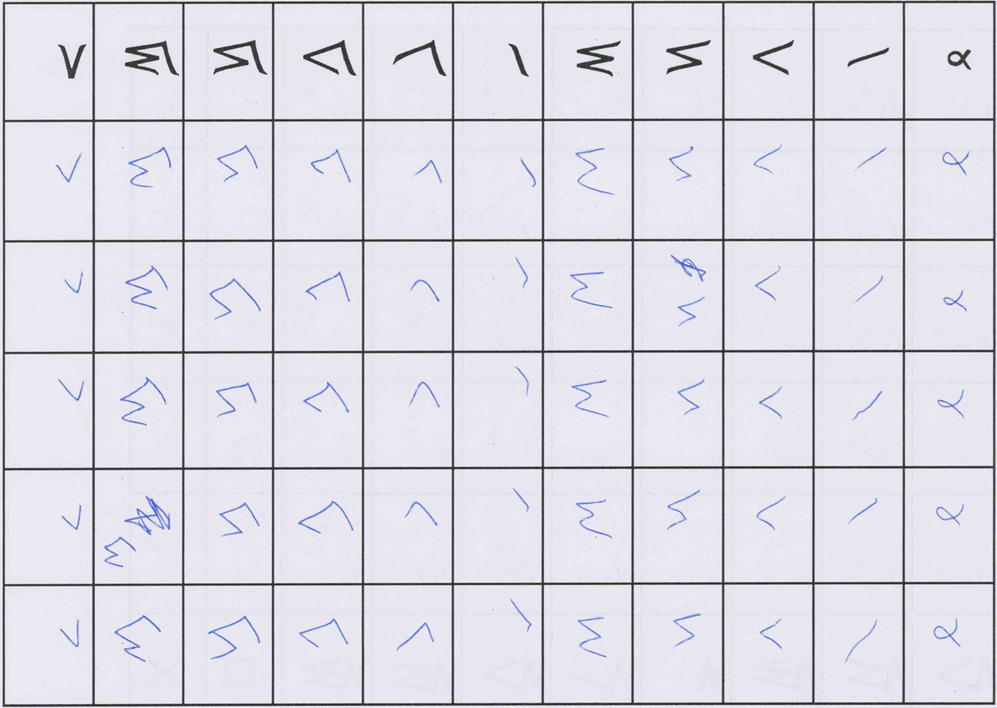
#> input picture ex1/IntroML - Exercise 1/data/runes.png, 997 x 708 px, shrunk from 2147 x 1525 before the run
$ python otsu.py
#> lines starting #> are read from the running program, lines starting #| are printed output that depends on the picture; after the words box and inside, x2 and y2 are one past the last pixel; in counts of white or black regions, pixels touching at a corner belong together
import numpy as np
import cv2
import matplotlib.pyplot as plt
from pathlib import Path


def load_image(path: str) -> np.ndarray:
#> called with path = 'ex1/IntroML - Exercise 1/data/runes.png'
    loaded_image = cv2.imread(path, cv2.IMREAD_GRAYSCALE)
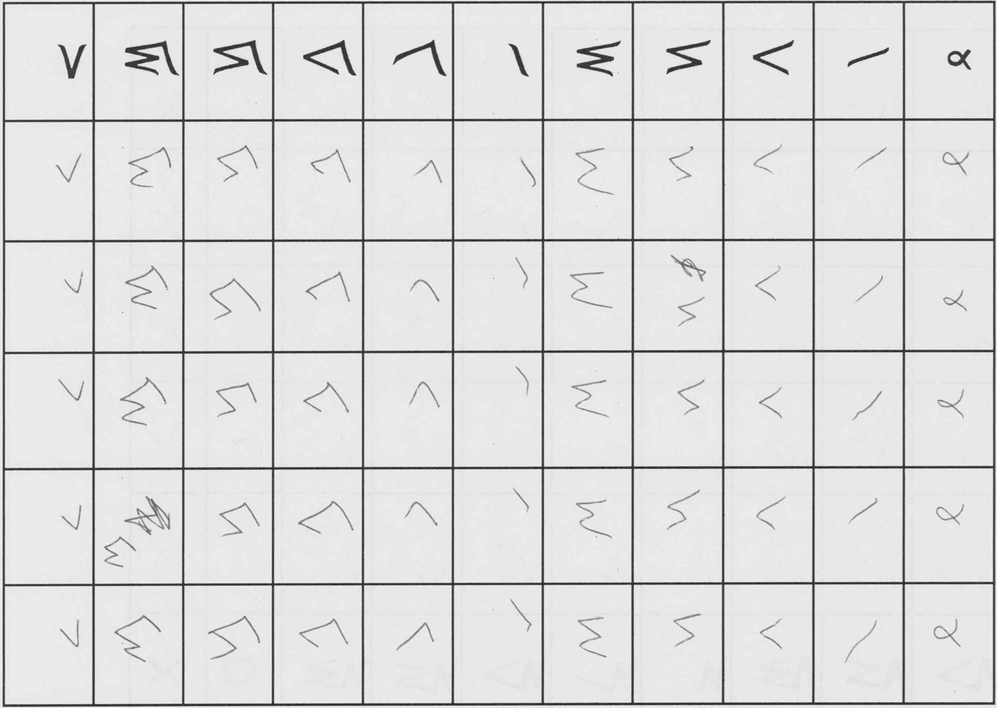
#> loaded_image: shape (708, 997); min 22, max 252, mean 221.6
    if loaded_image is None:
        raise FileNotFoundError(f"Cannot load image at {path}")
    return loaded_image


# [58 lines left out: functions compute_histogram, p_helper, mu_helper, otsu_threshold, otsu_binarize, not called in this run]


def custom_binarization(image: np.ndarray, theta: int) -> tuple[np.ndarray, int]:
    # ToDo: Binarize the image with a custom value.
#> called with theta = 180
    new_image = np.where(image > theta, 255, 0).astype(np.uint8)
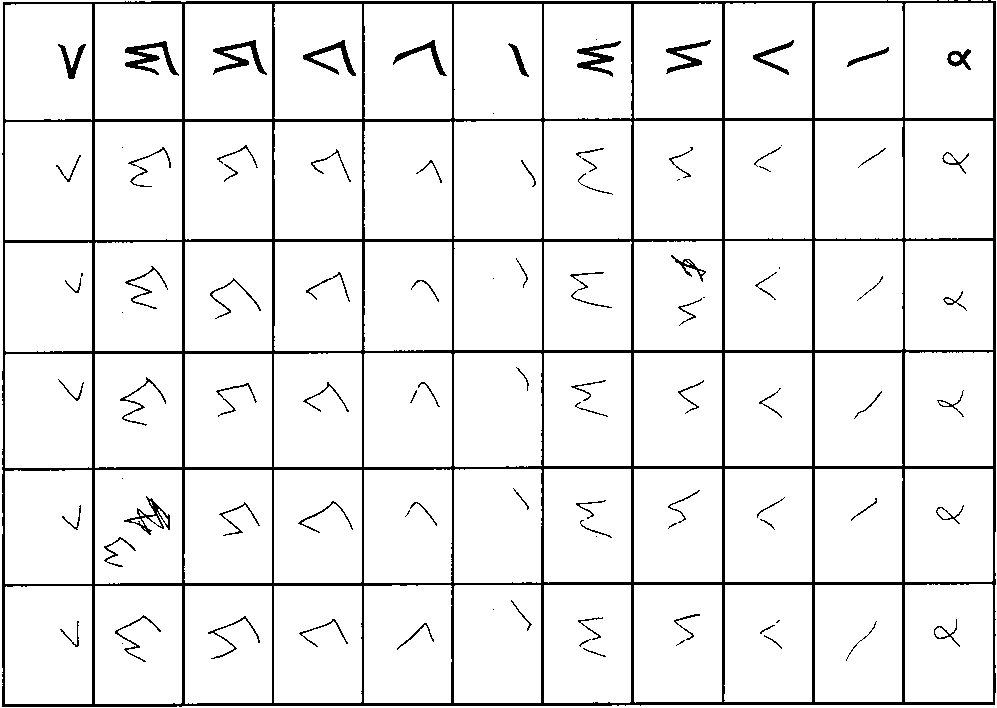
#> new_image: shape (708, 997); 92.6% white; 98 black regions (19 under 20 px), largest, box (x1, y1, x2, y2) and area: (2, 0, 996, 707) 41302, (125, 41, 179, 76) 698, (213, 40, 267, 75) 620
    return new_image, theta


# Compatibility aliases for unit tests
create_greyscale_histogram = compute_histogram
calculate_otsu_threshold = otsu_threshold

# [4 lines left out: function otsu, not called in this run]

def binarize_threshold(image: np.ndarray, theta: int) -> np.ndarray:
    """Simple thresholding utility used in tests."""
    return np.where(image > theta, 255, 0).astype(np.uint8)

if __name__ == '__main__':
    # Load grayscale image.
    base_dir = Path(__file__).resolve().parent
    loaded_image = load_image(str(base_dir / 'data' / 'runes.png'))

    # Compute Otsu's binarization or perform a custom binarization. Comment out one of the options.
    # binarized_image, threshold = otsu_binarize(loaded_image)
    binarized_image, threshold = custom_binarization(loaded_image, 180)
#> threshold = 180

    # Display the original and the binarized image next to each other.
    plt.figure(figsize=(8, 4))
    plt.subplot(1, 2, 1)
    plt.imshow(loaded_image, cmap='gray')
    plt.title('Original')
    plt.axis('off')

    if binarized_image.size != 0:
        plt.subplot(1, 2, 2)
        plt.imshow(binarized_image, cmap='gray')
        plt.title(f"Otsu Binarization (t={threshold})")
        plt.axis('off')

        plt.tight_layout()
        plt.show()
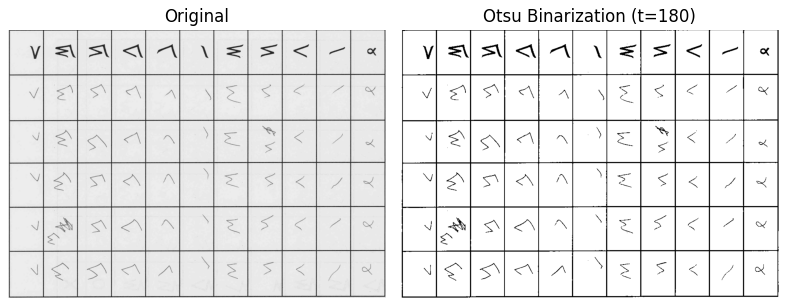
#> figure drawn by matplotlib, 2 panels
